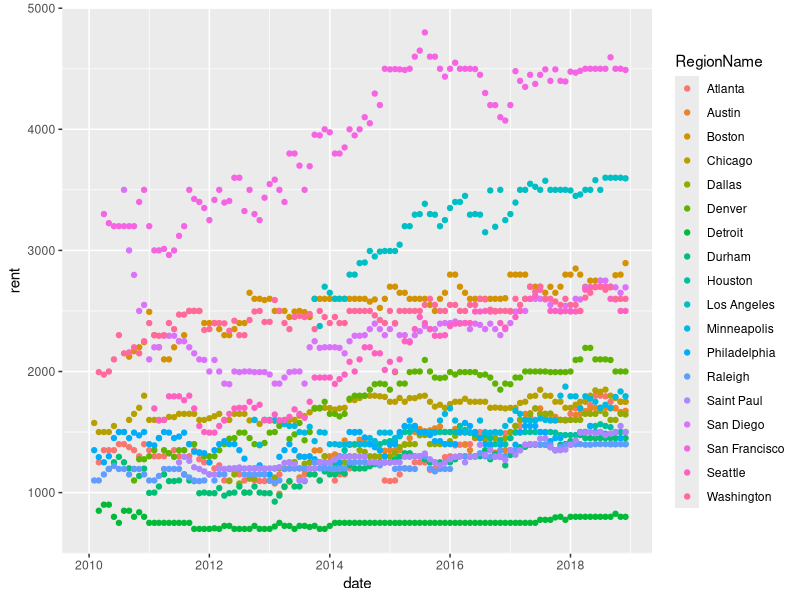
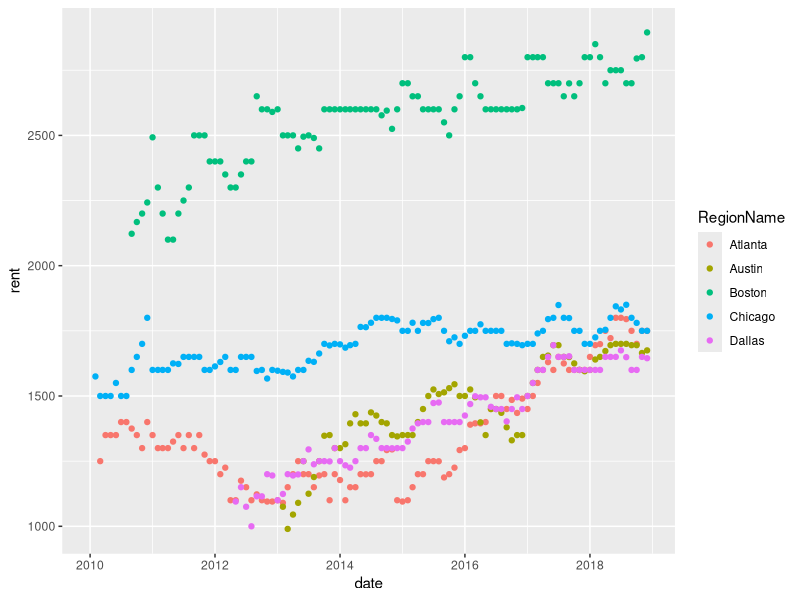
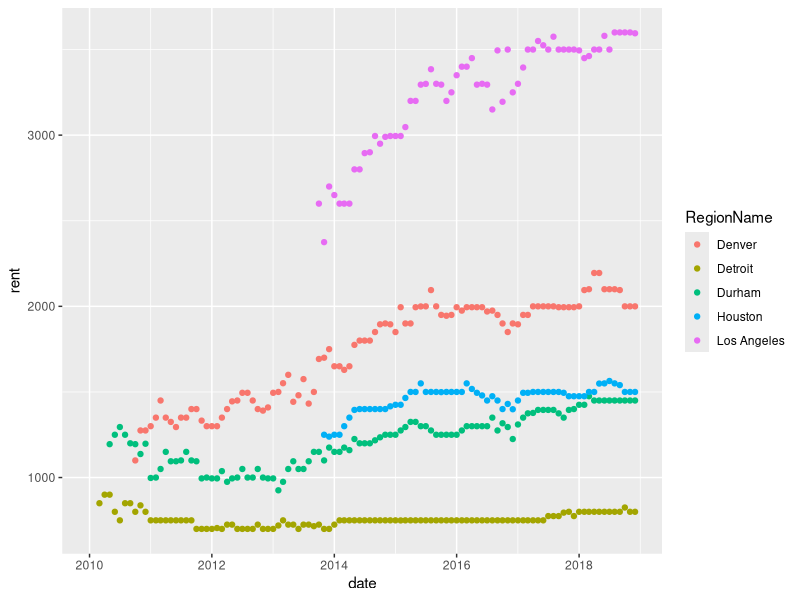
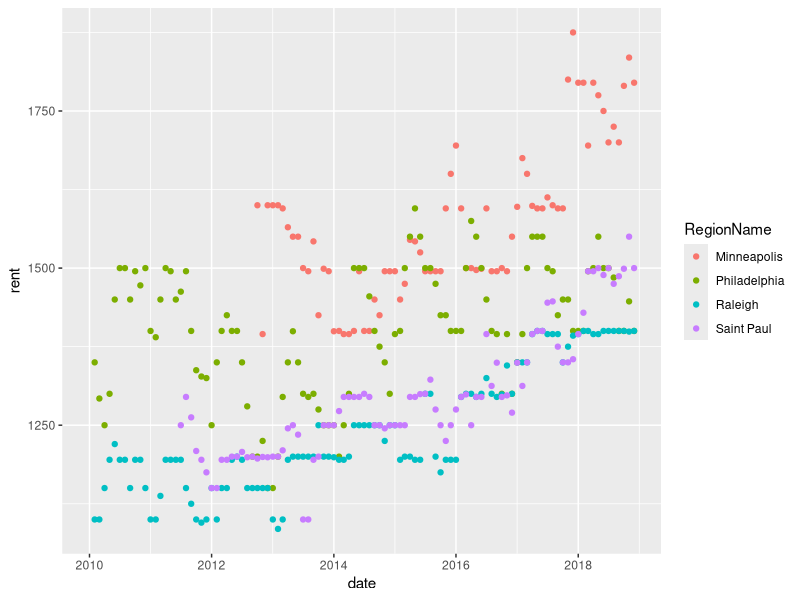
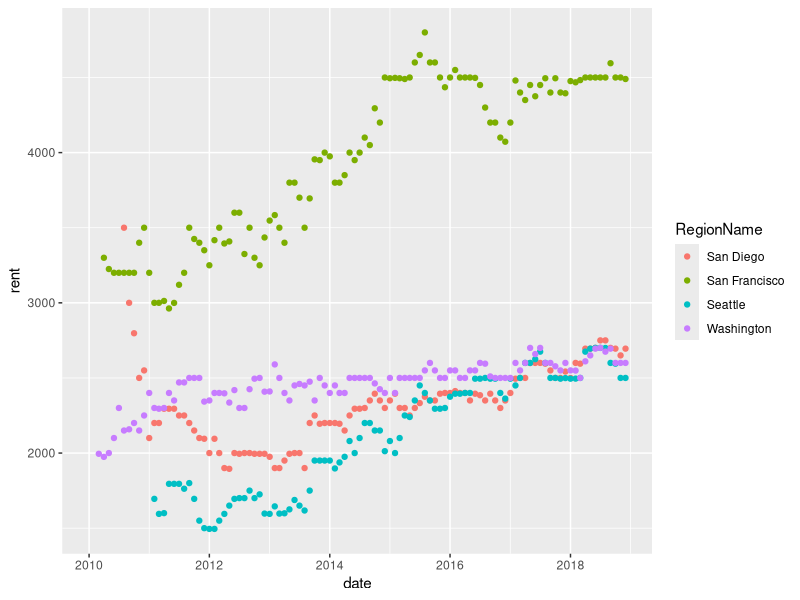
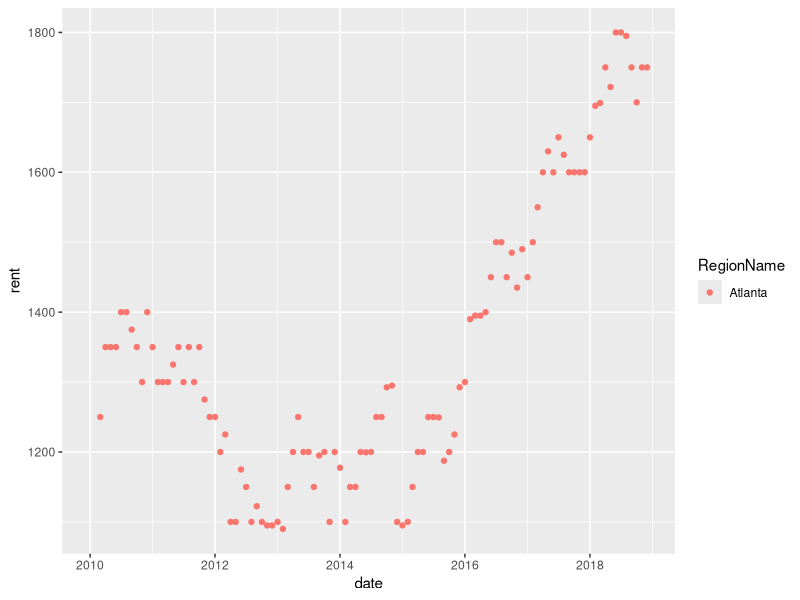
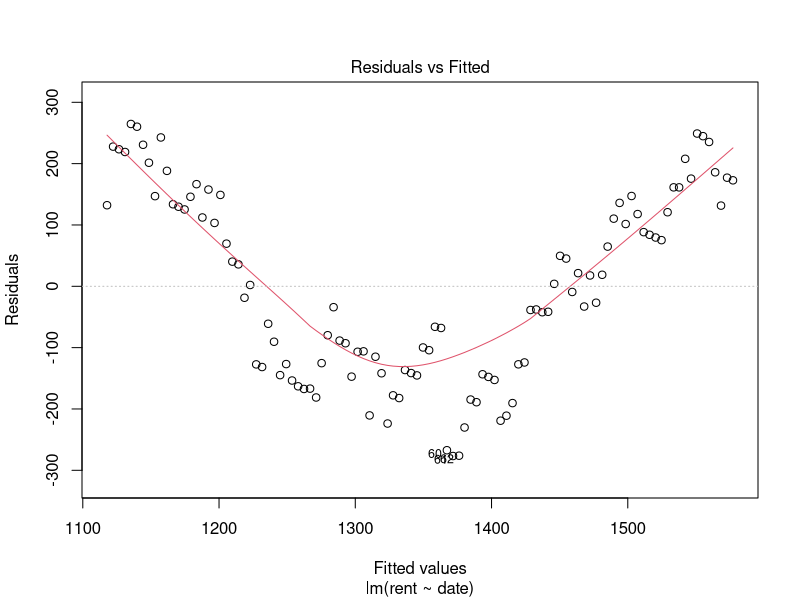
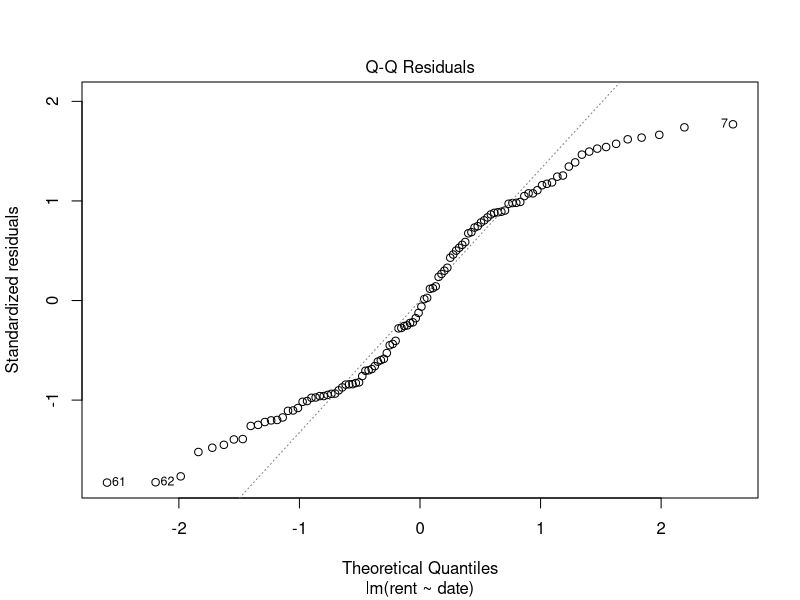

Write R code to recreate these figures, in order.
library(dplyr)
library(ggplot2)
library(tidyverse)
library(lubridate)

full_rent_df <- read_csv("City_MedianRentalPrice_AllHomes.csv")

city_list <- c("San Francisco","Boston", "Chicago","Los Angeles", "Washington",
               "Seattle","Atlanta", "Austin", "Raleigh", "Durham", "Philadelphia",
               "Dallas", "Denver", "Detroit", "Minneapolis", "Saint Paul", "San Diego",
               "Houston")
#This creates a small tibble of median rent over 20 cities. There are 3 cities with 
#Washington in the title but luckily they are the last two rows in the tibble
rent_tibble <- full_rent_df %>% filter(RegionName  %in% city_list)
#removing last 2 rows in the tibble
rent_tibble <- rent_tibble[1:18, ]

#THIS ONE WORKS YAY!!!!
names(rent_tibble) <-gsub("X","", names(rent_tibble))

#THIS ONE WORKS, I got rid of the . in the column names and replaced them with
#a - to make it fit the ymd() function.  After that instead of doing the 
#overly complicated crap I was doing before I just typed in the names of 
#the columns and truncated = 3 to make it work. Without truncate only a handful
#of column names work and I don't know what is so special about those columns
#as opposed to the rest of the columns. THey all appear to be the same format to me
names(rent_tibble) <-gsub("\\.","-", names(rent_tibble))

#The next line breaks my graphs and the whole script for some reason, Trying something else now
#rent_tibble <- ymd(names(rent_tibble), truncated = 3)

#Now going to try gathering the data so that its more tidy using date as the key
#and rent as the value
Z <- rent_tibble[,-c(2:5)]
Z<- gather(Z, key = "date", value = "rent", - 1)
#I think I made it work I am just using Z and Y as placeholder variables before
#I clean everything up. 
rent_df<-Z[order(Z$RegionName),]

#changing date column from character to datetime, also looking at type and structure

rent_df$date <- ymd(rent_df$date, truncated = 2)
typeof(rent_df$date)
str(rent_df)



rent_df %>% ggplot(aes(x = date, y = rent, colour = RegionName)) +
  geom_point()

write.csv(rent_df, "excluding_NYC_MedianRentalPrice.csv")


#Graphing the first few cities on their own
rent_df[c(1:540),] %>% ggplot(aes(x = date, y = rent, colour = RegionName)) +
  geom_point()

#Decided that using the excel sheet to find out when the cities ended in the csv
#was simpler then trying to use which and graphing 2 cities at a time. 
rent_df[c(541:1080),] %>% ggplot(aes(x = date, y = rent, colour = RegionName)) +
  geom_point()

rent_df[c(1081:1512),] %>% ggplot(aes(x = date, y = rent, colour = RegionName)) +
  geom_point()

rent_df[c(1513:1944),] %>% ggplot(aes(x = date, y = rent, colour = RegionName)) +
  geom_point()


#This does not work, Need to research further. Something about using multiple | for or statments.  
#I can use one of them to graph 2 cities but more then that it breaks down and I am not sure why
#I know that there is a difference between | and || but I am not sure what
#that difference is or what it means in practical terms. 

#rent_df[which(rent_df$RegionName =="Denver" || 
     #           rent_df$RegionName =="Detroit") || 
    #      rent_df$RegionName =="Durham"||
   #     rent_df$RegionName =="Houston"] %>% 
#  ggplot(aes(x = date, y = rent, colour = RegionName)) +
#  geom_point()



#Getting an alphabetic list of region names
unique(rent_df$RegionName)






str(rent_df$RegionName)
#Making linear models, starting with Atlanta
Atlanta_lm <- lm(formula = rent ~ date, rent_df, subset = rent_df$RegionName =="Atlanta")

#Found the issue.  I was not including the colum name in my subset for the linear model.  OOPS

rent_df[which(rent_df$RegionName =="Atlanta"),] %>% 
  ggplot(aes(x = date, y = rent, colour = RegionName)) +
  geom_point()


plot(Atlanta_lm) #The residuals are zero across the graph, that can't be right
summary(Atlanta_lm)

#Now I am doing data exploration for each city.  I am repeating the same command
#Over and over again but I want to be able to go back and easily bring up a graph
#of an individual city and look at them one at a time. I am sure there is a way
#to do this using purrr and creating calls to a function using a function
#that has one argument as the city, or cities, that I want to look at.  
#If I wanted to make an optimized R script I would do that but this is 
#more for simplicity then optimization. 


#Austin, strong linear increase
rent_df[which(rent_df$RegionName =="Austin"),] %>% 
  ggplot(aes(x = date, y = rent, colour = RegionName)) +
  geom_point()+ geom_smooth()

#Boston, increase over time but mostly flat for multiple years
rent_df[which(rent_df$RegionName =="Boston"),] %>% 
  ggplot(aes(x = date, y = rent, colour = RegionName)) +
  geom_point()+ geom_smooth()


#Chicago, drops near 2010, linear over time but has some flat lines and some drops

rent_df[which(rent_df$RegionName =="Chicago"),] %>% 
  ggplot(aes(x = date, y = rent, colour = RegionName)) +
  geom_point()+ geom_smooth()

#Dallas, strong, fairly consistent linear increase
rent_df[which(rent_df$RegionName =="Dallas"),] %>% 
  ggplot(aes(x = date, y = rent, colour = RegionName)) +
  geom_point()+ geom_smooth()


#Denver, general increase but a few periods of very slow increase, almost a decrease at times
rent_df[which(rent_df$RegionName =="Denver"),] %>% 
  ggplot(aes(x = date, y = rent, colour = RegionName)) +
  geom_point()+ geom_smooth()


#Detroit, is a fucking basket case, sharp drop between 2010 and 2013, recent increase but 
#it has multiple flat lines for rent.
rent_df[which(rent_df$RegionName =="Detroit"),] %>% 
  ggplot(aes(x = date, y = rent, colour = RegionName)) +
  geom_point()+ geom_smooth()

#Durham, decrease from 2010 to 2013, likely due to housing crisis but steady 
#increase afterwards
rent_df[which(rent_df$RegionName =="Durham"),] %>% 
  ggplot(aes(x = date, y = rent, colour = RegionName)) +
  geom_point()+ geom_smooth()


#Houston, data starts at 2014 and has a sharp increase to 2016 then flattens
#a bit before rising again
rent_df[which(rent_df$RegionName =="Houston"),] %>% 
  ggplot(aes(x = date, y = rent, colour = RegionName)) +
  geom_point()+ geom_smooth()


#Los Angeles, 2014 start again, mostly smooth and sharp linear increase with
#an elbow at 2016
rent_df[which(rent_df$RegionName =="Los Angeles"),] %>% 
  ggplot(aes(x = date, y = rent, colour = RegionName)) +
  geom_point()+ geom_smooth()

#Minneapolis, starts 2013, decrease to about 2015then flat line with a spike,
#the smooth line shows a general increase, the dots show more chaos
rent_df[which(rent_df$RegionName =="Minneapolis"),] %>% 
  ggplot(aes(x = date, y = rent, colour = RegionName)) +
  geom_point()+ geom_smooth(color = "blue")

#Philadelphia, dots are wild up and down, line has decrease to 2015, increase
#to 2017 then slight drop with a larger grey area around smooth line
rent_df[which(rent_df$RegionName =="Philadelphia"),] %>% 
  ggplot(aes(x = date, y = rent, colour = RegionName)) +
  geom_point()+ geom_smooth(color = "blue")

#Raleight, dots flat for different sections, line shows slow trend up with stagnation around 2010
rent_df[which(rent_df$RegionName =="Raleigh"),] %>% 
  ggplot(aes(x = date, y = rent, colour = RegionName)) +
  geom_point()+ geom_smooth(color = "blue")

#Saint Paul, flatline around 2012 to 2014 then slow increase that picks up 
#pace around 2016.  Dots fairly smooth
rent_df[which(rent_df$RegionName =="Saint Paul"),] %>% 
  ggplot(aes(x = date, y = rent, colour = RegionName)) +
  geom_point()+ geom_smooth(color = "blue")

#San Diego, harsh drop until 2013 then slow and steady increase. DOts wild
#at the beginning
rent_df[which(rent_df$RegionName =="San Diego"),] %>% 
  ggplot(aes(x = date, y = rent, colour = RegionName)) +
  geom_point()+ geom_smooth(color = "blue")

#San Francisco, Very expensive, general in crease but flattened out around 2016
#with a brief drop in prices before normalizing 
rent_df[which(rent_df$RegionName =="San Francisco"),] %>% 
  ggplot(aes(x = date, y = rent, colour = RegionName)) +
  geom_point()+ geom_smooth(color = "blue")

#Seattle, line is flat 2011 to 2013 and 2017 on. Between that smooth increase 
#dots have some variation not much
rent_df[which(rent_df$RegionName =="Seattle"),] %>% 
  ggplot(aes(x = date, y = rent, colour = RegionName)) +
  geom_point()+ geom_smooth(color = "blue")

#Washington, sharp spike up around 2010 to 2013 and then smooth steady increase
#I don't think any other graph looks quite like that.  Interesting, did not
#expect an urban areas rent to increase so sharply during that time
rent_df[which(rent_df$RegionName =="Washington"),] %>% 
  ggplot(aes(x = date, y = rent, colour = RegionName)) +
  geom_point()+ geom_smooth(color = "blue")